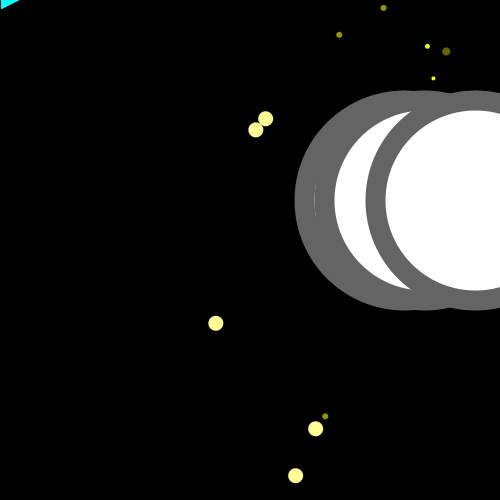
Frame 1 (no input)
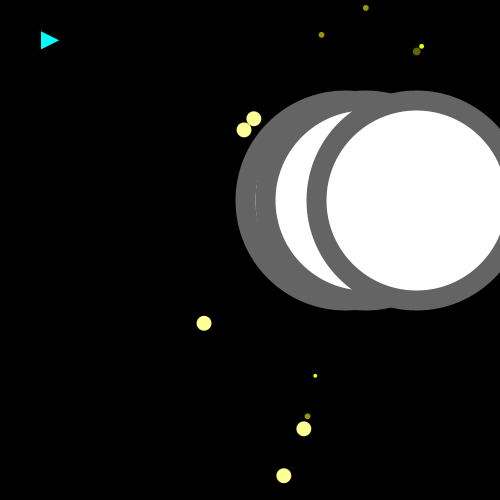
Frame 60 (the mouse pressed at the canvas centre just before this capture)
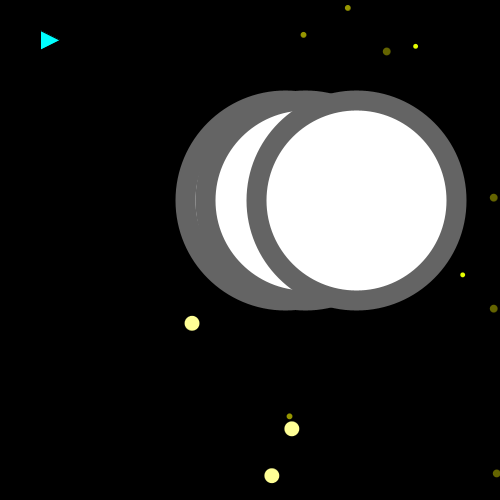
Frame 120 (the mouse held since frame 60 and released just before this capture)

The Processing sketch that drew these frames (run headless with seeded random() and noise(); from frame 60 on, the mouse is pressed at the canvas centre):

// Processing sketch: comp1000
// ── comp1000.pde
float sx2 = 0; // star 2
float sy2 = 0;
float sx3 = 0;
float sy3 = 0;
float sx4 = 0;
float sy4 = 0;
float sx5 = 0;
float sy5 = 0;
int[] stars = new int[1]; //Stars decorative
float[] stars2 = new float[24];{ //Stars Parallax
stars2[0] = random(sy2,500); //Block 1
stars2[4] = sx2;
stars2[1] = random(sy2,500);
stars2[5] = sx2;
stars2[2] = random(sy2,500);
stars2[6] = sx2;
stars2[3] = random(sy2,500);
stars2[7] = sx2;
stars2[9] = random(sy2, 500);
stars2[8] = sx2;
stars2[10] = random(sy2, 500);
}
float[] stars3 = new float[24];{
  stars3[0] = random(sy3, 500);
  stars3[1] = sx3;
  stars3[2] = random(sy3, 500);
  stars3[4] = sx3;
  stars3[5] = random(sy3, 500);
  stars3[6] = sx3;
  stars3[7] = random(sy3, 500);
  stars3[8] = sx3;
  stars3[9] = random(sy3, 500);
  stars3[10] = sx3;
  stars3[11] = random(sy3, 500);
}
float[] stars4 = new float[24];{
  stars4[0] = random(sy4, 500);
  stars4[1] = sx4;
  stars4[2] = random(sy4, 500);
  stars4[4] = sx4;
  stars4[5] = random(sy4, 500);
  stars4[6] = sx4;
  stars4[7] = random(sy4, 500);
  stars4[8] = sx4;
  stars4[9] = random(sy4, 500);
  stars4[10] = sx4;
  stars4[11] = random(sy4, 500);
}
float[] stars5 = new float[24];{
  stars5[0] = random(sy5, 500);
  stars5[1] = sx5;
  stars5[2] = random(sy5, 500);
  stars5[4] = sx5;
  stars5[5] = random(sy5, 500);
  stars5[6] = sx5;
  stars5[7] = random(sy5, 500);
  stars5[8] = sx5;
  stars5[9] = random(sy5, 500);
  stars5[10] = sx5;
  stars5[11] = random(sy5, 500);
}
int starcount = 0;
float sx = 0; // star
float sy = 0;
float x = 40;
float y = 40; 
float xa = 0; //Moon
float ya = 0;
float xa2 = 0; //Moon2
float ya2 = 0;
float xa3 = 0; //Moon3
float ya3 = 0;
float xa4 = 0; //Moon4
float ya4 = 0;
float xa5 = 0; //Moon5
float ya5 = 0;
float xa6 = 0; //Moon6
float ya6 = 0;
float xa7 = 0; //Moon7
float ya7 = 0;
float xa8 = 0; //Moon8
float ya8 = 0;
float xa9 = 0; //Moon9
float ya9 = 0; 
float xa10 = 0; //Moon10
float ya10 = 0; 
float xa11 = 0; //Moon11
float ya11 = 0;
float xa12 = 0; //Moon12
float ya12 = 0;
float xa13 = 0; //Moon13
float ya13 = 0;
float xp = 0; //Player
float yp = 0;
int PlayerBool =0;
float xs = 0; //Pellet
float ys = -30; //Offscreen
float lx = 0; //Left side (Unused)
float ly = 0;
boolean bool = true;
int Count = 0; // For fail condition
int DumpBool = 0; //For Moons going to left. Will go to right if set to 1
int DumpBool2 = 0;
int DumpBool3 = 0;
int DumpBool4 = 0;
int DumpBool5 = 0;
int DumpBool6 = 0;
int DumpBool7 = 0;
int DumpBool8 = 0;
int DumpBool9 = 0;
int DumpBool10 = 0;
int DumpBool11 = 0;
int DumpBool12 = 0;
int DumpBool13 = 0;
//Space Invader Clone: Player Modifications and updown animations
void setup(){
  size(500,500); //Required
  background(0); //Black
  drawMoon(random(400,500),random(40,500)); //Moon1 Randomised InitialPos --Level1
  drawMoon2(random(400,500),random(40,500)); //Moon2 Randomised InitialPos
  drawMoon3(random(400,500),random(40,500)); //Moon3 Randomised InitialPos
  drawMoon4(random(600,650),random(40,500)); //Moon4 Randomised InitialPos --Level2
  drawMoon5(random(600,650),random(40,500));
  drawMoon6(random(600,750),random(40,500));
  drawMoon7(random(600,750),random(40,500));
  drawMoon8(random(700,850),random(40,500)); //Level 3
  drawMoon9(random(700,850),random(40,500));
  drawMoon10(random(700,850),random(40,500));
  drawMoon11(random(700,850),random(40,500));
  drawMoon12(random(700,850),random(40,500));
  drawMoon13(random(700,850),random(40,500));
  
  println(bool); //Testing purpose 
  star2(random(100,500), random(40,500)); //Parallax Field Items
  star3(random(450,600), random(40,500));
  star4(random(250,600), random(40,500));
  star5(random(100,600), random(40,500));
}
void draw(){
  CheckStarReturntoPosition(); //If stars reach certain area, default to other area on the right side of the screen.
  CheckForPelletPos();//Runs continuously and checks for PelletPos to ensure it is at 600x before going to -30y off screen.
  CheckToDestroyMoon(); //Should return Pellet to original position offscreen and Moon to offscreen position if working correctly. Same with subsequent moons. -- Level 1
  CheckToDestroyMoon2();
  CheckToDestroyMoon3();
  CheckToDestroyMoon4(); //Level 2 
  CheckToDestroyMoon5();
  CheckToDestroyMoon6();
  CheckToDestroyMoon7();
  CheckToDestroyMoon8();
  CheckToDestroyMoon9();// Level 3
  CheckToDestroyMoon10();
  CheckToDestroyMoon11();
  CheckToDestroyMoon12();
  CheckToDestroyMoon13();
  
  DumpCheck1(); //Dump Checks. Makes sure moons can't move left once offscreen.
  DumpCheck2();
  DumpCheck3();
  DumpCheck4();
  DumpCheck5();
  DumpCheck6();
  DumpCheck7();
  DumpCheck8();
  DumpCheck9();
  DumpCheck10();
  DumpCheck11();
  DumpCheck12();
  DumpCheck13();
  
  
  PelletActivator();
  background(0); //Black
  fill(255,255,255); //Yellowish
  strokeWeight(0);
  starField1(); //Fast decorative stars
  sx--; //Not functioning and not needed.
  
  //Parallax Field Stars
  
  fill(100, 100, 0);
  strokeWeight(0);
  circle(sx4-12, stars4[0], 8); //Star4
  stars4[1] = stars4[1]-0.5; //Individualisation of original product
  circle(sx4, stars4[2], 8); 
  sx4 = sx4-0.5; // Do not change
  circle(sx4 +60, stars4[5], 8);
  stars4[4] = stars4[4]-0.5;
  circle(sx4 -47, stars4[7], 8);
  stars4[6] = stars4[6] -0.5;
  circle(sx4 +63, stars4[9], 8);
  stars4[8] = stars4[8] -0.5;
  circle(sx4 +60, stars4[11], 8);
  stars4[10] = stars4[10] -0.5;
  fill(230, 265, 0);
  strokeWeight(0);
  circle(sx3-12, stars3[0], 5); //Star3
  stars3[1] = stars3[1]-0.1; //Individualisation of original product
  circle(sx3, stars3[2], 5); 
  sx3 = sx3-0.1; // Do not change
  circle(sx3 +60, stars3[5], 5);
  stars3[4] = stars3[4]-0.1;
  circle(sx3 -47, stars3[7], 5);
  stars3[6] = stars3[6] -0.1;
  circle(sx3 +63, stars3[9], 5);
  stars3[8] = stars3[8] -0.1;
  circle(sx3 +60, stars3[11], 5);
  stars3[10] = stars3[10] -0.1;
  fill(150, 150, 0);
  strokeWeight(0);
  circle(sx5-12, stars5[0], 6); //Star4
  stars5[1] = stars5[1]-0.3; //Individualisation of original product
  circle(sx5, stars5[2], 6); 
  sx5 = sx5-0.3; // Do not change
  circle(sx5 +34, stars5[5], 6);
  stars5[4] = stars5[4]-0.3;
  circle(sx5 -78, stars5[7], 6);
  stars5[6] = stars5[6] -0.3;
  circle(sx5 -56, stars5[9], 6);
  stars5[8] = stars5[8] -0.3;
  circle(sx5 -70, stars5[11], 6);
  stars5[10] = stars5[10] -0.3;
  fill(255,255,150);
  strokeWeight(0);
  circle(sx2-40, stars2[0], 15); //Star2
  stars2[4] = stars2[4]-0.2; //Individualisation of original product
  circle(sx2, stars2[1], 15); //Star2
  sx2 = sx2-0.2; // Do not change
  circle(sx2 +40, stars2[2], 15);
  stars2[5] = stars2[5]-0.2;
  circle(sx2 +10, stars2[3], 15);
  stars2[6] = stars2[6] -0.2;
  circle(sx2 +60, stars2[9], 15);
  stars2[7] = stars2[7] -0.2;
  circle(sx2 +60, stars2[10], 15);
  stars2[8] = stars2[8] -0.2;
  
  
  //Moons -- Level 1
  
  fill(255);
  strokeWeight(20); //Moon1
  stroke(100);
  circle(xa, ya, 200); //Moon drawn at constrained random position
  if(DumpBool ==0){
  xa--; //Goes towards player
  }
  else{ 
    xa++;
  }
  
  strokeWeight(20); //Moon2
  stroke(100);
  circle(xa2, ya2, 200); //Moon drawn at constrained random position
  if(DumpBool2 ==0){
  xa2--; //Goes towards player
  }
  else{ xa2++;
  }
  
  
  strokeWeight(20); //Moon3
  stroke(100);
  circle(xa3, ya3, 200); //Moon drawn at constrained random position
  if(DumpBool3 ==0){
  xa3--; //Goes towards player
  }
  else{ xa3++;
  }
  
  //Moons -- Level 2
  
  fill(255,0,255);
  strokeWeight(20); //Moon4
  stroke(100);
  circle(xa4, ya4, 200); //Moon drawn at constrained random position
  if(DumpBool4 ==0){
  xa4--; //Goes towards player
  }
  else{ xa4++;
  }
  
  fill(255,0,255);
  strokeWeight(20); //Moon5
  stroke(100);
  circle(xa5, ya5, 200); //Moon drawn at constrained random position
  if(DumpBool5 ==0){
  xa5--; //Goes towards player
  }
  else{ xa5++;
  }
  
  fill(255,0,255);
  strokeWeight(20); //Moon6
  stroke(100);
  circle(xa6, ya6, 200); //Moon drawn at constrained random position
  if(DumpBool6 ==0){
  xa6--; //Goes towards player
  }
  else{ xa6++;
  }
  
  fill(255,0,255);
  strokeWeight(20); //Moon7
  stroke(100);
  circle(xa7, ya7, 200); //Moon drawn at constrained random position
  if(DumpBool7 ==0){
  xa7--; //Goes towards player
  }
  else{ xa7++;
  }
  
  fill(0,0,255);
  strokeWeight(20); //Moon8 -- Level 3
  stroke(100);
  circle(xa8, ya8, 200); //Moon drawn at constrained random position
  if(DumpBool8 ==0){
  xa8--; //Goes towards player
  }
  else{ xa8++;
  }
  
    fill(0,0,255);
  strokeWeight(20); //Moon9 -- Level 3
  stroke(100);
  circle(xa9, ya9, 200); //Moon drawn at constrained random position
  if(DumpBool9 ==0){
  xa9--; //Goes towards player
  }
  else{ xa9++;
  }
  
    fill(0,0,255);
  strokeWeight(20); //Moon10 -- Level 3
  stroke(100);
  circle(xa10, ya10, 200); //Moon drawn at constrained random position
  if(DumpBool10 ==0){
  xa10--; //Goes towards player
  }
  else{ xa10++;
  }
  
    fill(0,0,255);
  strokeWeight(20); //Moon11 -- Level 3
  stroke(100);
  circle(xa11, ya11, 200); //Moon drawn at constrained random position
  if(DumpBool11 ==0){
  xa11--; //Goes towards player
  }
  else{ xa11++;
  }
  
    fill(0,0,255);
  strokeWeight(20); //Moon12 -- Level 3
  stroke(100);
  circle(xa12, ya12, 200); //Moon drawn at constrained random position
  if(DumpBool12 ==0){
  xa12--; //Goes towards player
  }
  else{ xa12++;
  }
  
    fill(0,0,255);
  strokeWeight(20); //Moon13 -- Level 3
  stroke(100);
  circle(xa13, ya13, 200); //Moon drawn at constrained random position
  if(DumpBool13 ==0){
  xa13--; //Goes towards player
  }
  else{ xa13++;
  }
  
  
  
  
  //Player and Pellet
  
  fill(0,255,255); //Ship
  strokeWeight(5);//Different stroke weight for ship
  stroke(220); // Different stroke colour for ship
  if(PlayerBool ==0){
  drawPlayer(x, y); //Starts at 40y  
  }
  else if(PlayerBool == 1){
    PlayerDown(x,y);
  }
  else if(PlayerBool == 2){
    PlayerUp(x,y);
  }
    
  fill(255,0,0);
  
  circle(xs, ys, 20); // Pellet at initial position -30y (hidden) allows for call function
  xs++; // Goes away from player
  
  
  CheckForFailConditionHitPlayer(); //Player is hit. Fail screen shows.
  CheckForFailConditionMoonGone(); //Moon reaches 0, fail screen shows.
  victoryCheck();
}

float GetValue(float a){ //Get the value of the float under conditions of when it is called.
  return a; // Returns the number. Easier to use in code where a specific number must be called at particular moment.
}

void keyPressed(){ //Function call to work in draw
  if (keyPressed){ //Conditional for keyPressed object
    if (key == 's' || key == 'S'){ //Down
      y = constrain(y + 15, 40, 440); // Constrains to 40 min and 440 max
      PlayerBool = 1;
    }
    else if(key== 'w' || key == 'W'){ //Up
      y = constrain(y - 15, 40, 440);
      PlayerBool = 2;
      }
    else if(key == ' ' && bool == true){  // For creation of bullet, have a mousepressed function for setting position of the bullet. The bullet should have its own x and y variables.
      callPelletToPlayerPos(xp+30, yp);
    }
    else if (key == ' ' && bool == false){ //When it is false and can no longer fire.
      xs++; //Speeds up bullet
      println("Bool is false! Can't shoot!"); // Testing purposes
    }
      }
      }
      
void keyReleased(){
  if ((key == ' ') && (bool == true)){
  PelletActiveNullifier(); // Makes bool false under conditions.
  }
  if(key == 's'){
    PlayerBool = 0;
  }
  if(key == 'w'){
    PlayerBool = 0;
  }
}


void drawMoon(float x, float y){ //Moon creation and randomisation beginning Level 1
  fill(255);
  stroke(100);
  strokeWeight(20);
  x = constrain(x, 100, 550);
  y = constrain(y, 200, 550);
  circle(x, y, 200);
  xa = x;
  ya = y;
}

  void drawMoon2(float x, float y){ //Moon creation and randomisation beginning
  fill(255);
  stroke(100);
  strokeWeight(20);
  x = constrain(x, 100, 550);
  y = constrain(y, 200, 550);
  circle(x, y, 200);
  xa2 = x;
  ya2 = y;
}

  void drawMoon3(float x, float y){ //Moon creation and randomisation beginning
  fill(255);
  stroke(100);
  strokeWeight(20);
  x = constrain(x, 100, 550);
  y = constrain(y, 200, 550);
  circle(x, y, 200);
  xa3 = x;
  ya3 = y;
}

  void drawMoon4(float x, float y){ //Level 2
  fill(255,0,0);
  stroke(100);
  strokeWeight(20);
  x = constrain(x, 1000, 1500);
  y = constrain(y, 200, 550);
  circle(x, y, 200);
  xa4 = x;
  ya4 = y;
}

  void drawMoon5(float x, float y){ //Moon creation and randomisation beginning
  fill(255,0,255);
  stroke(100);
  strokeWeight(20);
  x = constrain(x, 1000, 1550);
  y = constrain(y, 200, 550);
  circle(x, y, 200);
  xa5 = x;
  ya5 = y;
}

  void drawMoon6(float x, float y){ //Moon creation and randomisation beginning
  fill(255,255,0);
  stroke(100);
  strokeWeight(20);
  x = constrain(x, 1000, 1550);
  y = constrain(y, 200, 550);
  circle(x, y, 200);
  xa6 = x;
  ya6 = y;
}

  void drawMoon7(float x, float y){ //Moon creation and randomisation beginning
  fill(255,255,0);
  stroke(100);
  strokeWeight(20);
  x = constrain(x, 1000, 1550);
  y = constrain(y, 200, 550);
  circle(x, y, 200);
  xa7 = x;
  ya7 = y;
}

  void drawMoon8(float x, float y){ //Moon creation and randomisation beginning
  fill(255,255,0);
  stroke(100);
  strokeWeight(20);
  x = constrain(x, 1550, 2050);
  y = constrain(y, 200, 550);
  circle(x, y, 200);
  xa8 = x;
  ya8 = y;
}

  void drawMoon9(float x, float y){ //Moon creation and randomisation beginning
  fill(255,255,0);
  stroke(100);
  strokeWeight(20);
  x = constrain(x, 1550, 2050);
  y = constrain(y, 200, 550);
  circle(x, y, 200);
  xa9 = x;
  ya9 = y;
}

  void drawMoon10(float x, float y){ //Moon creation and randomisation beginning
  fill(255,255,0);
  stroke(100);
  strokeWeight(20);
  x = constrain(x, 1550, 2050);
  y = constrain(y, 200, 550);
  circle(x, y, 200);
  xa10 = x;
  ya10 = y;
}

  void drawMoon11(float x, float y){ //Moon creation and randomisation beginning
  fill(255,255,0);
  stroke(100);
  strokeWeight(20);
  x = constrain(x, 1550, 2050);
  y = constrain(y, 200, 550);
  circle(x, y, 200);
  xa11 = x;
  ya11 = y;
}

  void drawMoon12(float x, float y){ //Moon creation and randomisation beginning
  fill(255,255,0);
  stroke(100);
  strokeWeight(20);
  x = constrain(x, 1550, 2050);
  y = constrain(y, 200, 550);
  circle(x, y, 200);
  xa12 = x;
  ya12 = y;
}

  void drawMoon13(float x, float y){ //Moon creation and randomisation beginning
  fill(255,255,0);
  stroke(100);
  strokeWeight(20);
  x = constrain(x, 1550, 2050);
  y = constrain(y, 200, 550);
  circle(x, y, 200);
  xa13 = x;
  ya13 = y;
}

void drawPlayer(float x, float y){ //Player creation and set beginning at 40y
  strokeWeight(1);
  stroke(0);
  triangle(xp,yp+10,xp,yp-10,xp+20,yp);
  xp = x;
  yp = y;
}

void PlayerUp(float x, float y){
  strokeWeight(1);
  stroke(0);
  triangle(xp,yp+10,xp-2,yp-8,xp+20,yp-2);
  xp = x;
  yp = y;
}

void PlayerDown(float x, float y){
  strokeWeight(1);
  stroke(0);
  triangle(xp-2,yp+8,xp+2,yp-10,xp+20,yp+2);
  xp = x;
  yp = y;
}

void callPelletToPlayerPos(float x, float y){// Pellets are called to player pos upon spacebar press
  fill(255,0,0);
  x = constrain(x, xp, 500);
  y = constrain(y, yp, yp);
  circle(x,y,20);
  xs = x;
  ys = y;
}

void CheckForPelletPos(){ //Runs continuously and checks for PelletPos to ensure it is at 600.
  GetValue(xs);
  if (xs >= 500){
    ys = -30; // Once it reaches other side, goes to -30y off screen.
  }
}

void CheckToDestroyMoon(){ // Collision Detection. Runs continuously.
  float PelletX = GetValue(xs); //Obtains current pelletX value.
  float PelletY = GetValue(ys); //Obtains current pelletY value.
  float MoonX = GetValue(xa); // Obtains current moonX value.
  float MoonY = GetValue(ya); //Obtains current moonY value
  if (dist(PelletX, PelletY, MoonX, MoonY) <= 100){ // Calculates distance between moon and pellet.
    xs = 0;// Pellet offscreen again.
    ys = -30; 
    xa = 800; //Moon offscreen. NOTE: All xa values are plus so fail message is not triggered.
    ya = -300;
  }
}

void DumpCheck1(){ //Ensures that a moon does not go to the left anymore after it is hit by pellet.
  if (ya <= -250 && DumpBool == 0){
    DumpBool = 1;
    xa++;
  }
}

void CheckToDestroyMoon2(){ // Collision Detection. Runs continuously.
  float PelletX = GetValue(xs); //Obtains current pelletX value.
  float PelletY = GetValue(ys); //Obtains current pelletY value.
  float MoonX = GetValue(xa2); // Obtains current moonX value.
  float MoonY = GetValue(ya2); //Obtains current moonY value
  if (dist(PelletX, PelletY, MoonX, MoonY) <= 100){ // Calculates distance between moon and pellet.
    xs = 0;// Pellet offscreen again.
    ys = -30; 
    xa2 = 800; //Moon offscreen. NOTE: All xa values are plus so fail message is not triggered.
    ya2 = -300;
  }
}

void DumpCheck2(){ //Ensures that a moon does not go to the left anymore after it is hit by pellet.
  if (ya2 <= -250 && DumpBool2 == 0){
    DumpBool2 = 1;
    xa2++;
  }
}

void CheckToDestroyMoon3(){ // Collision Detection. Runs continuously.
  float PelletX = GetValue(xs); //Obtains current pelletX value.
  float PelletY = GetValue(ys); //Obtains current pelletY value.
  float MoonX = GetValue(xa3); // Obtains current moonX value.
  float MoonY = GetValue(ya3); //Obtains current moonY value
  if (dist(PelletX, PelletY, MoonX, MoonY) <= 100){ // Calculates distance between moon and pellet.
    xs = 0;// Pellet offscreen again.
    ys = -30; 
    xa3 = 800; //Moon offscreen. NOTE: All xa values are plus so fail message is not triggered,
    ya3 = -300;
  }
}

void DumpCheck3(){ //Ensures that a moon does not go to the left anymore after it is hit by pellet.
  if (ya3 <= -250 && DumpBool3 == 0){
    DumpBool3 = 1;
    xa3++;
  }
}
  
void CheckToDestroyMoon4(){ // Collision Detection. Runs continuously.
  float PelletX = GetValue(xs); //Obtains current pelletX value.
  float PelletY = GetValue(ys); //Obtains current pelletY value.
  float MoonX = GetValue(xa4); // Obtains current moonX value.
  float MoonY = GetValue(ya4); //Obtains current moonY value
  if (dist(PelletX, PelletY, MoonX, MoonY) <= 100){ // Calculates distance between moon and pellet.
    xs = 0;// Pellet offscreen again.
    ys = -30; 
    xa4 = 800; //Moon offscreen. NOTE: All xa values are plus so fail message is not triggered,
    ya4 = -300;
  }
}

void DumpCheck4(){ //Ensures that a moon does not go to the left anymore after it is hit by pellet.
  if (ya4 <= -250 && DumpBool4 == 0){
    DumpBool4 = 1;
    xa4++;
    println(DumpBool4);
  }
}

void CheckToDestroyMoon5(){ // Collision Detection. Runs continuously.
  float PelletX = GetValue(xs); //Obtains current pelletX value.
  float PelletY = GetValue(ys); //Obtains current pelletY value.
  float MoonX = GetValue(xa5); // Obtains current moonX value.
  float MoonY = GetValue(ya5); //Obtains current moonY value
  if (dist(PelletX, PelletY, MoonX, MoonY) <= 100){ // Calculates distance between moon and pellet.
    xs = 0;// Pellet offscreen again.
    ys = -30; 
    xa5 = 800; //Moon offscreen. NOTE: All xa values are plus so fail message is not triggered,
    ya5 = -300;
  }
}

void DumpCheck5(){ //Ensures that a moon does not go to the left anymore after it is hit by pellet.
  if (ya5 <= -250 && DumpBool5 == 0){
    DumpBool5 = 1;
    xa5++;
  }
}


void CheckToDestroyMoon6(){ // Collision Detection. Runs continuously.
  float PelletX = GetValue(xs); //Obtains current pelletX value.
  float PelletY = GetValue(ys); //Obtains current pelletY value.
  float MoonX = GetValue(xa6); // Obtains current moonX value.
  float MoonY = GetValue(ya6); //Obtains current moonY value
  if (dist(PelletX, PelletY, MoonX, MoonY) <= 100){ // Calculates distance between moon and pellet.
    xs = 0;// Pellet offscreen again.
    ys = -30; 
    xa6 = 800; //Moon offscreen. NOTE: All xa values are plus so fail message is not triggered,
    ya6 = -300;
  }
}

void DumpCheck6(){ //Ensures that a moon does not go to the left anymore after it is hit by pellet.
  if (ya6 <= -250 && DumpBool6 == 0){
    DumpBool6 = 1;
    xa6++;
  }
}

void CheckToDestroyMoon7(){ // Collision Detection. Runs continuously.
  float PelletX = GetValue(xs); //Obtains current pelletX value.
  float PelletY = GetValue(ys); //Obtains current pelletY value.
  float MoonX = GetValue(xa7); // Obtains current moonX value.
  float MoonY = GetValue(ya7); //Obtains current moonY value
  if (dist(PelletX, PelletY, MoonX, MoonY) <= 100){ // Calculates distance between moon and pellet.
    xs = 0;// Pellet offscreen again.
    ys = -30; 
    xa7 = 800; //Moon offscreen. NOTE: All xa values are plus so fail message is not triggered,
    ya7 = -300;
  }
}

void DumpCheck7(){ //Ensures that a moon does not go to the left anymore after it is hit by pellet.
  if (ya7 <= -250 && DumpBool7 == 0){
    DumpBool7 = 1;
    xa7++;
  }
}


void CheckToDestroyMoon8(){ // Collision Detection. Runs continuously.
  float PelletX = GetValue(xs); //Obtains current pelletX value.
  float PelletY = GetValue(ys); //Obtains current pelletY value.
  float MoonX = GetValue(xa8); // Obtains current moonX value.
  float MoonY = GetValue(ya8); //Obtains current moonY value
  if (dist(PelletX, PelletY, MoonX, MoonY) <= 100){ // Calculates distance between moon and pellet.
    xs = 0;// Pellet offscreen again.
    ys = -30; 
    xa8 = 800; //Moon offscreen. NOTE: All xa values are plus so fail message is not triggered,
    ya8 = -300;
  }
}

void DumpCheck8(){ //Ensures that a moon does not go to the left anymore after it is hit by pellet.
  if (ya8 <= -250 && DumpBool8 == 0){
    DumpBool8 = 1;
    xa8++;
  }
}

void CheckToDestroyMoon9(){ // Collision Detection. Runs continuously.
  float PelletX = GetValue(xs); //Obtains current pelletX value.
  float PelletY = GetValue(ys); //Obtains current pelletY value.
  float MoonX = GetValue(xa9); // Obtains current moonX value.
  float MoonY = GetValue(ya9); //Obtains current moonY value
  if (dist(PelletX, PelletY, MoonX, MoonY) <= 100){ // Calculates distance between moon and pellet.
    xs = 0;// Pellet offscreen again.
    ys = -30; 
    xa9 = 800; //Moon offscreen. NOTE: All xa values are plus so fail message is not triggered,
    ya9 = -300;
  }
}

void DumpCheck9(){ //Ensures that a moon does not go to the left anymore after it is hit by pellet.
  if (ya9 <= -250 && DumpBool9 == 0){
    DumpBool9 = 1;
    xa9++;
  }
}

void CheckToDestroyMoon10(){ // Collision Detection. Runs continuously.
  float PelletX = GetValue(xs); //Obtains current pelletX value.
  float PelletY = GetValue(ys); //Obtains current pelletY value.
  float MoonX = GetValue(xa10); // Obtains current moonX value.
  float MoonY = GetValue(ya10); //Obtains current moonY value
  if (dist(PelletX, PelletY, MoonX, MoonY) <= 100){ // Calculates distance between moon and pellet.
    xs = 0;// Pellet offscreen again.
    ys = -30; 
    xa10 = 800; //Moon offscreen. NOTE: All xa values are plus so fail message is not triggered,
    ya10 = -300;
  }
}

void DumpCheck10(){ //Ensures that a moon does not go to the left anymore after it is hit by pellet.
  if (ya10 <= -250 && DumpBool10 == 0){
    DumpBool10 = 1;
    xa10++;
  }
}

void CheckToDestroyMoon11(){ // Collision Detection. Runs continuously.
  float PelletX = GetValue(xs); //Obtains current pelletX value.
  float PelletY = GetValue(ys); //Obtains current pelletY value.
  float MoonX = GetValue(xa11); // Obtains current moonX value.
  float MoonY = GetValue(ya11); //Obtains current moonY value
  if (dist(PelletX, PelletY, MoonX, MoonY) <= 100){ // Calculates distance between moon and pellet.
    xs = 0;// Pellet offscreen again.
    ys = -30; 
    xa11 = 800; //Moon offscreen. NOTE: All xa values are plus so fail message is not triggered,
    ya11 = -300;
  }
}
void DumpCheck11(){ //Ensures that a moon does not go to the left anymore after it is hit by pellet.
  if (ya11 <= -250 && DumpBool11 == 0){
    DumpBool11 = 1;
    xa11++;
  }
}

void CheckToDestroyMoon12(){ // Collision Detection. Runs continuously.
  float PelletX = GetValue(xs); //Obtains current pelletX value.
  float PelletY = GetValue(ys); //Obtains current pelletY value.
  float MoonX = GetValue(xa12); // Obtains current moonX value.
  float MoonY = GetValue(ya12); //Obtains current moonY value
  if (dist(PelletX, PelletY, MoonX, MoonY) <= 100){ // Calculates distance between moon and pellet.
    xs = 0;// Pellet offscreen again.
    ys = -30; 
    xa12 = 800; //Moon offscreen. NOTE: All xa values are plus so fail message is not triggered,
    ya12 = -300;
  }
}

void DumpCheck12(){ //Ensures that a moon does not go to the left anymore after it is hit by pellet.
  if (ya12 <= -250 && DumpBool12 == 0){
    DumpBool12 = 1;
    xa12++;
  }
}

void CheckToDestroyMoon13(){ // Collision Detection. Runs continuously.
  float PelletX = GetValue(xs); //Obtains current pelletX value.
  float PelletY = GetValue(ys); //Obtains current pelletY value.
  float MoonX = GetValue(xa13); // Obtains current moonX value.
  float MoonY = GetValue(ya13); //Obtains current moonY value
  if (dist(PelletX, PelletY, MoonX, MoonY) <= 100){ // Calculates distance between moon and pellet.
    xs = 0;// Pellet offscreen again.
    ys = -30; 
    xa13 = 800; //Moon offscreen. NOTE: All xa values are plus so fail message is not triggered,
    ya13 = -300;
  }
}

void DumpCheck13(){ //Ensures that a moon does not go to the left anymore after it is hit by pellet.
  if (ya13 <= -250 && DumpBool13 == 0){
    DumpBool13 = 1;
    xa13++;
  }
}
    

void PelletActiveNullifier(){ // Shorthand for whether pellet can be called. False = no, true = yes
  float PelletActiveX = GetValue(xs);
  float PelletActiveY = GetValue(ys);
  if (bool == true && PelletActiveX < 600 && PelletActiveY > -20){
    bool = false; //Becomes false when called to playing field.
    println(bool); // Testing purposes
  }
}

void PelletActivator(){ // Checks for conditions to make pellet shooting ability active again.
  float PelletActiveX = GetValue(xs); // Did not need to be used in end product
  float PelletActiveY = GetValue(ys);
  if (bool == false && PelletActiveY < -20){ // 
    bool = true; //Becomes false when called to playing field.
    println("Ready!"); // Testing purposes
  }
}

void CheckForFailConditionHitPlayer(){ // Disappears all and displays fail message if player is hit.
  if (dist(xp,yp,xa,ya) <= 100){
    println("Fail message1"); //Testing purposes
    xp = -300; //Redundant code, ignore.
    yp = -300;
    xa = 800; //This all works from here on. 
    ya = -800;
    xa2 = 800;
    ya2 = -800;
    xa3 = 800;
    ya3 = -800;
    xa4 = 800;
    ya4 = -800;
    xa5 = 800;
    ya5 = -800;
    xa6 = 800;
    ya6 = -800;
    xa7 = 800;
    ya7 = -800;
    xa8 = 800;
    ya8 = -800;
    xa9 = 800;
    ya9 = -800;
    xa10 = 800;
    ya10 = -800;
    xa11 = 800;
    ya11 = -800;
    xa12 = 800;
    ya12 = -800;
    xa13 = 800;
    ya13 = -800;
    Count = 1;
    }
  if (dist(xp,yp,xa2,ya2) <= 100){
    println("Fail message2");
    xp = -300; //Redundant code, ignore.
    yp = -300;
    xa = 800; //This all works from here on.
    ya = -800;
    xa2 = 800;
    ya2 = -800;
    xa3 = 800;
    ya3 = -800;
    xa4 = 800;
    ya4 = -800;
    xa5 = 800;
    ya5 = -800;
    xa6 = 800;
    ya6 = -800;
    xa7 = 800;
    ya7 = -800;
    xa8 = 800;
    ya8 = -800;
    xa9 = 800;
    ya9 = -800;
    xa10 = 800;
    ya10 = -800;
    xa11 = 800;
    ya11 = -800;
    xa12 = 800;
    ya12 = -800;
    xa13 = 800;
    ya13 = -800;
    Count = 1;
    }
  if (dist(xp,yp,xa3,ya3) <= 100){
    println("Fail message3");
    xp = -300; //Redundant code, ignore.
    yp = -300;
    xa = 800; //This all works from here on.
    ya = -800;
    xa2 = 800;
    ya2 = -800;
    xa3 = 800;
    ya3 = -800;
    xa4 = 800;
    ya4 = -800;
    xa5 = 800;
    ya5 = -800;
    xa6 = 800;
    ya6 = -800;
    xa7 = 800;
    ya7 = -800;
    xa8 = 800;
    ya8 = -800;
    xa9 = 800;
    ya9 = -800;
    xa10 = 800;
    ya10 = -800;
    xa11 = 800;
    ya11 = -800;
    xa12 = 800;
    ya12 = -800;
    xa13 = 800;
    ya13 = -800;
    Count = 1;
    }
    if (dist(xp,yp,xa4,ya4) <= 100||dist(xp,yp,xa5,ya5) <= 100||dist(xp,yp,xa6,ya6) <= 100||dist(xp,yp,xa7,ya7) <= 100||dist(xp,yp,xa8,ya8)<= 100||dist(xp,yp,xa9,ya9) <= 100||dist(xp,yp,xa10,ya10) <= 100||dist(xp,yp,xa11,ya11) <= 100||dist(xp,yp,xa12,ya12) <= 100||dist(xp,yp,xa13,ya13) <= 100){
    println("Fail message Player");
    xp = -300; //Redundant code, ignore.
    yp = -300;
    xa = 800; //This all works from here on.
    ya = -800;
    xa2 = 800;
    ya2 = -800;
    xa3 = 800;
    ya3 = -800;
    xa4 = 800;
    ya4 = -800;
    xa5 = 800;
    ya5 = -800;
    xa6 = 800;
    ya6 = -800;
    xa7 = 800;
    ya7 = -800;
    xa8 = 800;
    ya8 = -800;
    xa9 = 800;
    ya9 = -800;
    xa10 = 800;
    ya10 = -800;
    xa11 = 800;
    ya11 = -800;
    xa12 = 800;
    ya12 = -800;
    xa13 = 800;
    ya13 = -800;
    Count = 1;
    }
  if (Count == 1){ //Will bring up fail message if the count is 1.
    TextStore(width/2, height/2);
    xp = -500; //Moves player offscreen if count is 1, ensuring they stay off permanently. Works for other conditions as well.
    yp = -500;
  }
}

void CheckForFailConditionMoonGone(){ //Will call when Moon is at left side of screen.
    if (xa <= 0){ //Works
    println("Fail messageMG"); //Testing purposes
    xp = -300; 
    yp = -300;
    xa = 800; //This all works
    ya = -800;
    xa2 = 800;
    ya2 = -800;
    xa3 = 800;
    ya3 = -800;
    xa4 = 800;
    ya4 = -800;
    xa4 = 800;
    ya4 = -800;
    xa5 = 800;
    ya5 = -800;
    xa6 = 800;
    ya6 = -800;
    xa7 = 800;
    ya7 = -800;
    xa8 = 800;
    ya8 = -800;
    xa9 = 800;
    ya9 = -800;
    xa10 = 800;
    ya10 = -800;
    xa11 = 800;
    ya11 = -800;
    xa12 = 800;
    ya12 = -800;
    xa13 = 800;
    ya13 = -800;
    Count = 1;
    }
    if (xa2 <= 0){
    println("Fail messageMG");
    xp = -300; 
    yp = -300;
    xa = 800; //This all works
    ya = -800;
    xa2 = 800;
    ya2 = -800;
    xa3 = 800;
    ya3 = -800;
    xa4 = 800;
    ya4 = -800;
    xa5 = 800;
    ya5 = -800;
    xa6 = 800;
    ya6 = -800;
    xa7 = 800;
    ya7 = -800;
    xa8 = 800;
    ya8 = -800;
    xa9 = 800;
    ya9 = -800;
    xa10 = 800;
    ya10 = -800;
    xa11 = 800;
    ya11 = -800;
    xa12 = 800;
    ya12 = -800;
    xa13 = 800;
    ya13 = -800;
    Count = 1;
    }
    if (xa3 <= 0){
    println("Fail messageMG");
    xp = -300; 
    yp = -300;
    xa = 800; //This all works
    ya = -800;
    xa2 = 800;
    ya2 = -800;
    xa3 = 800;
    ya3 = -800;
    xa4 = 800;
    ya4 = -800;
    xa5 = 800;
    ya5 = -800;
    xa6 = 800;
    ya6 = -800;
    xa7 = 800;
    ya7 = -800;
    xa8 = 800;
    ya8 = -800;
    xa9 = 800;
    ya9 = -800;
    xa10 = 800;
    ya10 = -800;
    xa11 = 800;
    ya11 = -800;
    xa12 = 800;
    ya12 = -800;
    xa13 = 800;
    ya13 = -800;
    Count = 1;
    }
    if (xa4 <= 0 ||xa5<=0||xa6<=0||xa7 <= 0 ||xa8<=0||xa9<=0||xa10 <= 0 ||xa11<=0||xa12<=0||xa13<=0){
    println("Fail messageMG");
    xp = -300; 
    yp = -300;
    xa = 800; //This all works
    ya = -800;
    xa2 = 800;
    ya2 = -800;
    xa3 = 800;
    ya3 = -800;
    xa4 = 800;
    ya4 = -800;
    xa5 = 800;
    ya5 = -800;
    xa6 = 800;
    ya6 = -800;
    xa7 = 800;
    ya7 = -800;
    xa8 = 800;
    ya8 = -800;
    xa9 = 800;
    ya9 = -800;
    xa10 = 800;
    ya10 = -800;
    xa11 = 800;
    ya11 = -800;
    xa12 = 800;
    ya12 = -800;
    xa13 = 800;
    ya13 = -800;
    Count = 1;
    }
    
}

 void victoryCheck(){
   if (DumpBool ==1 && DumpBool2 ==1 && DumpBool3 ==1 && DumpBool4 ==1 && DumpBool5 ==1 && DumpBool6 ==1 && DumpBool7 ==1 && DumpBool8 ==1 && DumpBool9 ==1 && DumpBool10 ==1 && DumpBool11 ==1 && DumpBool12 ==1 && DumpBool13 ==1 &&Count==0){
     println("Win message");
     TextStore2(width/2,height/2);
    xp = -300; 
    yp = -300;
    xa = 800; //This all works
    ya = -800;
    xa2 = 800;
    ya2 = -800;
    xa3 = 800;
    ya3 = -800;
    xa4 = 800;
    ya4 = -800;
    xa5 = 800;
    ya5 = -800;
    xa6 = 800;
    ya6 = -800;
    xa7 = 800;
    ya7 = -800;
    xa8 = 800;
    ya8 = -800;
    xa9 = 800;
    ya9 = -800;
    xa10 = 800;
    ya10 = -800;
    xa11 = 800;
    ya11 = -800;
    xa12 = 800;
    ya12 = -800;
    xa13 = 800;
    ya13 = -800;
   }
 }

 void TextStore2(float a, float b){ //Text objects NOTE: Should be used for failsafe if moons hit side of screen once taken off
  textSize(50);
  textAlign(CENTER);
  fill(255,255,0);
  text("YOU WIN", a, b); //It works
}


 void TextStore(float a, float b){ //Text objects
  textSize(50);
  textAlign(CENTER);
  fill(255,0,0);
  text("FAIL LOL", a, b); //It works
}

void FailSquare(float x, float y){ //Not used in final product
  fill(255,0,0);
  square(lx,ly,750);
  lx = x;
  ly = y;
}

void star(float a, float b){
  fill(255,255,0); // yellow
  circle(a, b, 4);
  sx = a;
  sy = b;
}

void star2(float c, float v){ //Need to sort out array randomisation
  fill(255,255,255);
  stroke(100);
  circle(c, v, 200); //Size doesn't matter here
  sx2 = c;
  sy2 = v;
}

void star3(float c, float v){ //Need to sort out array randomisation
  fill(255);
  stroke(100);
  circle(c, v, 200); //Size doesn't matter here
  sx3 = c;
  sy3 = v;
}

void star4(float c, float v){ //Need to sort out array randomisation
  fill(255);
  stroke(100);
  circle(c, v, 200); //Size doesn't matter here
  sx4 = c;
  sy4 = v;
}

void star5(float c, float v){ //Need to sort out array randomisation
  fill(255);
  stroke(100);
  circle(c, v, 200); //Size doesn't matter here
  sx5 = c;
  sy5 = v;
}

void CheckStarReturntoPosition(){
  if(sx2 <= -400){
    sx2 = sx2 + 1000;
  }
  if(stars2[4] <= 100){
    stars2[4] = stars2[4] +1000;
  }
  if(sx3 <= -400){
    sx3 = sx3 + 1000;
  }
  if(sx4 <= -400){
    sx4 = sx4 + 1200;
  }
  if(sx5 <= -400){
    sx5 = sx5 + 1200;
  }
}
  

void starField1(){ //Parallax field 1 Fast moving decorative effect
  for(int k = 1; k <= stars.length; k++){ //i increases from 1 to stars until it hits the length of the array
    star(random(0,500), random(0,500));
  }
}


    
    
      
    
